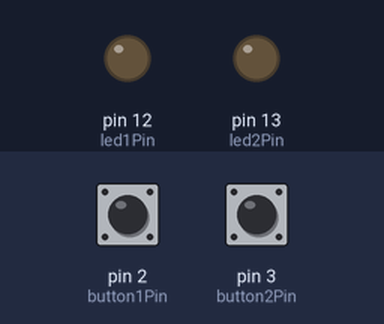
The sketch below on a simulated Arduino Uno, built with avr-gcc and run on an emulated ATmega328P. On the bench: output pins drawn as LEDs (lit = HIGH). Inputs (shaded band) come from the test bench; at power-on: pin 2 (button1Pin) HIGH, pin 3 (button2Pin) HIGH.

Above: at 1.2 s.
1.3 s: pin 2 (button1Pin) pulled LOW for 0.15 s
At 1.37 s:
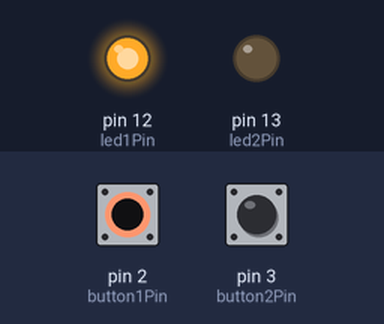
2.9 s: pin 3 (button2Pin) pulled LOW for 0.15 s
At 2.97 s:
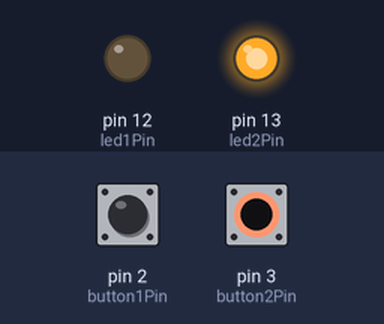
4.5 s: pin 3 (button2Pin) pulled LOW for 3.2 s
At 8.9 s:
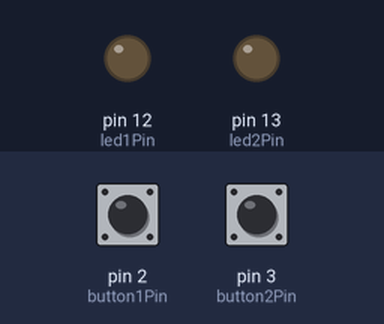
9.2 s: pin 2 (button1Pin) pulled LOW for 3.2 s
At 10.1 s:
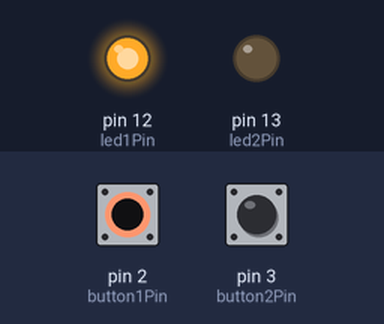
13.9 s: pin 2 (button1Pin) driven LOW and pin 3 (button2Pin) driven LOW
At 14.9 s:
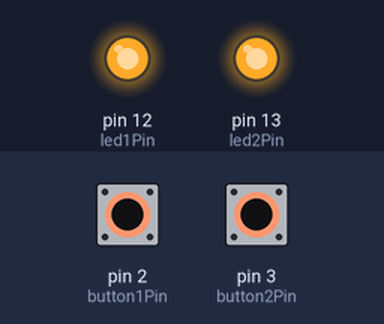
Timing chart, 0 to 16.4 s (numbered marks = the images above; inputs shaded):
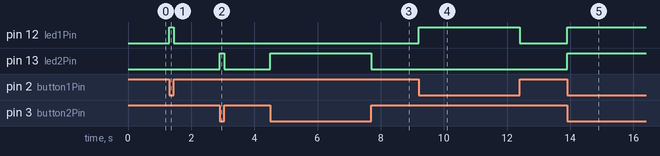

The sketch:

button2example.ino
```cpp
const int button1Pin = 2;     // the number of the pushbutton pin
const int button2Pin = 3;
const int led1Pin =  12;      // the number of the LED pin
const int led2Pin =  13;

int button1State = 0;         // variable for reading the pushbutton status
int button2State = 0;

void setup()
{
  // initialize the LED pin as an output:
  pinMode(led1Pin, OUTPUT);
  pinMode(led2Pin, OUTPUT);
  pinMode(button1Pin, INPUT);
  pinMode(button2Pin, INPUT);
}

void loop()
{
  // read the state of the pushbutton value:
  button1State = digitalRead(button1Pin);

  // check if the pushbutton is pressed.
  // if it is, the buttonState is LOW:
  if (button1State == LOW)
  {
    digitalWrite(led1Pin, HIGH);
  }
  else
  {
    digitalWrite(led1Pin, LOW);
  }

    // read the state of the pushbutton value:
  button2State = digitalRead(button2Pin);

  // check if the pushbutton is pressed.
  // if it is, the buttonState is LOW:
  if (button2State == LOW)
  {
    digitalWrite(led2Pin, HIGH);
  }
  else
  {
    digitalWrite(led2Pin, LOW);
  }
}
```

Measured:
- after the input at 1.3 s, pin 12 (led1Pin): LOW → HIGH at once, → LOW 0.15 s later
- after the input at 2.9 s, pin 13 (led2Pin): LOW → HIGH at once, → LOW 0.15 s later
- after the input at 4.5 s, pin 13 (led2Pin): LOW → HIGH at once, → LOW 3.2 s later
- after the input at 9.2 s, pin 12 (led1Pin): LOW → HIGH at once, → LOW 3.2 s later
- after the input at 13.9 s, pin 12 (led1Pin), pin 13 (led2Pin): LOW → HIGH at once
